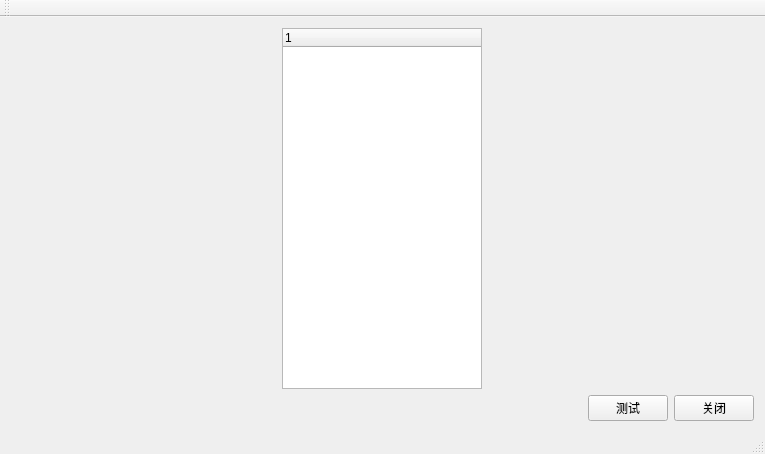
<?xml version="1.0" encoding="UTF-8"?>
<ui version="4.0">
 <class>MainWindow</class>
 <widget class="QMainWindow" name="MainWindow">
  <property name="geometry">
   <rect>
    <x>0</x>
    <y>0</y>
    <width>765</width>
    <height>454</height>
   </rect>
  </property>
  <property name="windowTitle">
   <string>数据展示</string>
  </property>
  <widget class="QWidget" name="centralWidget">
   <layout class="QVBoxLayout" name="verticalLayout">
    <item>
     <layout class="QHBoxLayout" name="hLayout">
      <item>
       <widget class="QTreeWidget" name="treeWidget">
        <property name="sizePolicy">
         <sizepolicy hsizetype="Minimum" vsizetype="Expanding">
          <horstretch>0</horstretch>
          <verstretch>0</verstretch>
         </sizepolicy>
        </property>
        <property name="maximumSize">
         <size>
          <width>200</width>
          <height>16777215</height>
         </size>
        </property>
        <column>
         <property name="text">
          <string notr="true">1</string>
         </property>
        </column>
       </widget>
      </item>
     </layout>
    </item>
    <item>
     <layout class="QHBoxLayout" name="horizontalLayout_3">
      <item>
       <spacer name="horizontalSpacer_2">
        <property name="orientation">
         <enum>Qt::Horizontal</enum>
        </property>
        <property name="sizeHint" stdset="0">
         <size>
          <width>40</width>
          <height>20</height>
         </size>
        </property>
       </spacer>
      </item>
      <item>
       <widget class="QPushButton" name="btn_test">
        <property name="text">
         <string>测试</string>
        </property>
       </widget>
      </item>
      <item>
       <widget class="QPushButton" name="pushButton_close">
        <property name="text">
         <string>关闭</string>
        </property>
       </widget>
      </item>
     </layout>
    </item>
   </layout>
  </widget>
  <widget class="QMenuBar" name="menuBar">
   <property name="geometry">
    <rect>
     <x>0</x>
     <y>0</y>
     <width>765</width>
     <height>23</height>
    </rect>
   </property>
  </widget>
  <widget class="QToolBar" name="mainToolBar">
   <attribute name="toolBarArea">
    <enum>TopToolBarArea</enum>
   </attribute>
   <attribute name="toolBarBreak">
    <bool>false</bool>
   </attribute>
  </widget>
  <widget class="QStatusBar" name="statusBar"/>
 </widget>
 <layoutdefault spacing="6" margin="11"/>
 <resources/>
 <connections/>
</ui>
